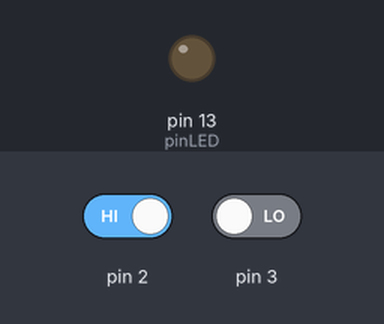
This sketch was run on a simulated Arduino Uno, built with avr-gcc and run on an emulated ATmega328P. Shown: output pins drawn as LEDs (lit = HIGH). The inputs (shaded band) are chosen by the test bench; at power-on: pin 3 LOW, pin 2 HIGH.

Above: at 1.2 s.
1.3 s: pin 3 driven HIGH
At 3.2 s:
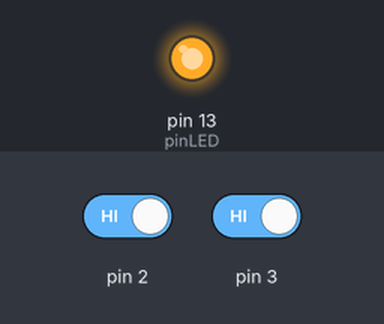
3.5 s: pin 2 driven LOW
At 4.8 s:
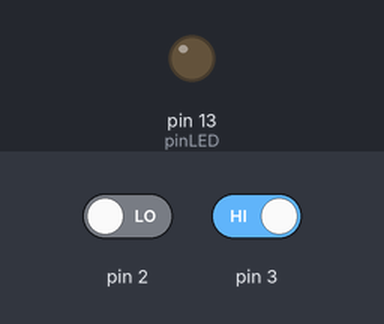
Timing chart, 0 to 6.5 s (numbered marks = the images above; inputs shaded):
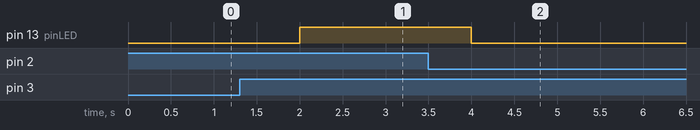

Measured:
- after the input at 1.3 s, pin 13 (pinLED): LOW → HIGH after 0.70 s
- after the input at 3.5 s, pin 13 (pinLED): HIGH → LOW after 0.50 s

The sketch:

sketch_oct27d.ino
```cpp
const byte pinLED = 13;
volatile int stateLED = LOW;

void setup() {
  pinMode(pinLED, OUTPUT);
  attachInterrupt(0, btnUp, FALLING);
  attachInterrupt(1, btnDown, RISING);
}
void loop() {
  digitalWrite(pinLED, stateLED);
  delay(1000);
}
void btnUp() {
  stateLED = LOW;
}
void btnDown() {
  stateLED = HIGH;
}
```
